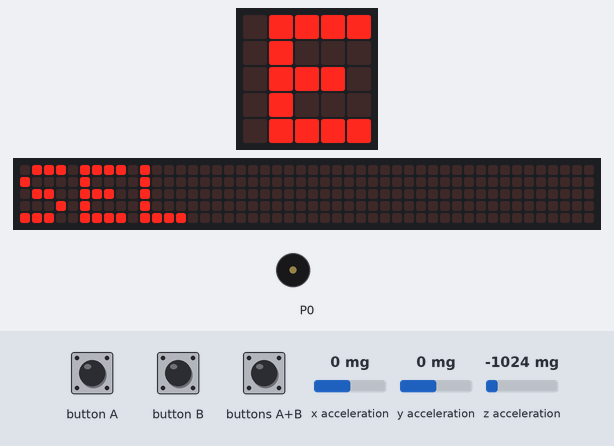
Bench run of a program on a simulated BBC micro:bit running MicroPython. Shown: the board's 5×5 LED display, a strip that is not on the board, showing the scrolling text unrolled, buzzer (waves = sounding). The inputs (shaded band) are chosen by the test bench; at power-on: x acceleration 0 mg, y acceleration 0 mg, z acceleration -1024 mg. The 48×5 strip is a reading aid, not a part: it shows the text the display is scrolling, unrolled, one strip-width of it at a time.

Above: at 1.27 s.
1.3 s: buttons A+B pressed for 3.2 s
At 4.3 s:
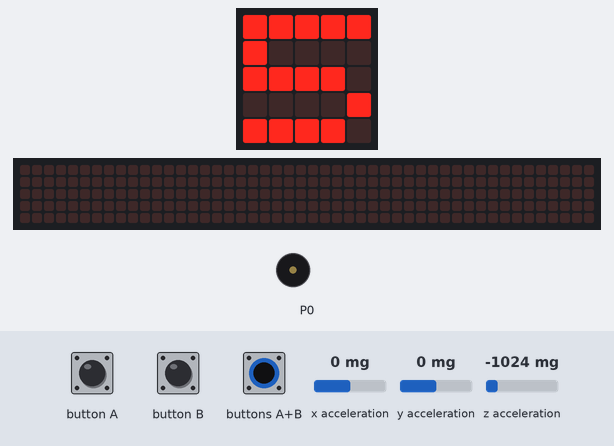
At 5.3 s:
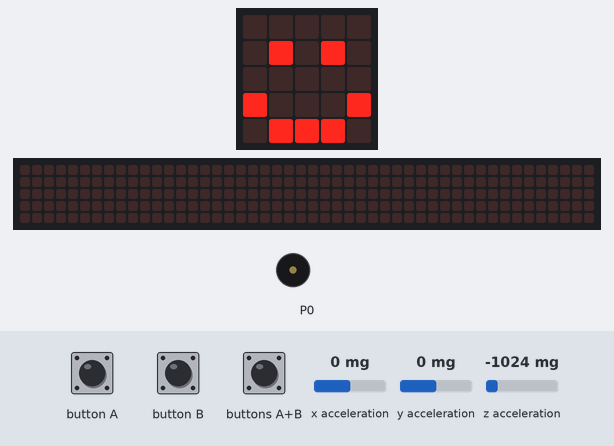
Timing chart, 0 to 14.3 s (numbered marks = the images above; inputs shaded):
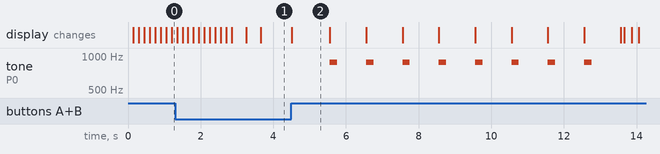

Measured:
- after the input at 1.3 s, tone on P0: alternates 880 Hz for 0.20 s and silent for 0.80 s, 16 changes in all, then stays silent, starting after 4.3 s
- what the display in image 2 shows lasts 1.1 s, from 4.5 s to 5.6 s

The program:

velocidadyaceleleracion.py
```python
# micro:bit v2 – Logger Acc/Vel + modelo v(t)=vmax(1−e^{-t/τ})
from microbit import *
import math, music, radio, utime

# ---------- PARÁMETROS ----------
SAMPLE_HZ   = 100
HPF_TAU     = 400          # ms para filtro IIR
RADIO_GROUP = 1
BEEP_FREQ   = 880
DURATIONS   = [5, 10, 20, 30, 40]         # s
DECIMATE    = 10          # guarda 1 de cada 10 muestras para el ajuste
# ---------------------------------

radio.config(group=RADIO_GROUP, power=7)

# ---------- FUNCIONES ----------
def auto_calibrate(n=100):
    sx = sy = sz = 0
    for _ in range(n):
        x, y, z = accelerometer.get_values()
        sx += x; sy += y; sz += z
        sleep(int(1000/SAMPLE_HZ))
    ox, oy, oz = sx/n, sy/n, sz/n
    gx, gy, gz = ox*0.00980665, oy*0.00980665, oz*0.00980665
    return ox, oy, oz, gx, gy, gz

def countdown(sec=8):
    for s in range(sec,0,-1):
        display.show(str(s%10))
        music.pitch(BEEP_FREQ,200)
        sleep(800)

def progress_led(elapsed,total):
    frac = elapsed/float(total)
    leds = int(25*frac+0.5)
    img = Image(5,5)
    for k in range(leds):
        img.set_pixel(k%5,k//5,9)
    display.show(img)

def fit_exponential(vel_samples):
    """Ajusta v(t)=vmax(1-exp(-t/tau)). Devuelve (vmax,tau)."""
    vmax = max(v for t,v in vel_samples) or 0.001
    sum_t2 = 0.0
    sum_t_ln = 0.0
    for t,v in vel_samples:
        if v>=vmax:          # evita log(0)
            continue
        r = 1.0 - v / vmax
        if r<=0:
            continue
        ln_r = math.log(r)
        sum_t2 += t*t
        sum_t_ln += t*ln_r
    if sum_t2 == 0:
        return vmax, 0.0
    slope = sum_t_ln / sum_t2   # ≈ -1/τ
    tau = -1.0/slope if slope!=0 else 0.0
    return vmax, tau

# ---------- BUCLE PRINCIPAL ----------
while True:
    # ===== MENÚ =====
    idx = 0
    display.scroll('SEL')
    display.show(str(DURATIONS[idx]))
    while True:
        if button_a.was_pressed():
            idx = (idx+1)%len(DURATIONS)  # adelante
            display.show(str(DURATIONS[idx]))
        if button_b.was_pressed():
            idx = (idx-1)%len(DURATIONS)  # atrás
            display.show(str(DURATIONS[idx]))
        if button_a.is_pressed() and button_b.is_pressed():  # A+B = OK
            run_sec = DURATIONS[idx]
            while button_a.is_pressed() or button_b.is_pressed():
                sleep(10)
            break
        sleep(50)

    # ===== CALIBRACIÓN Y CUENTA ATRÁS =====
    display.show(Image.HAPPY)
    off_x,off_y,off_z,gf_x,gf_y,gf_z = auto_calibrate()
    countdown(8)

    # ===== MEDICIÓN =====
    total_ms = run_sec*1000
    start_ms = utime.ticks_ms()
    last_ms  = start_ms
    prev_ax = prev_ay = prev_az = 0.0
    have_prev = False
    vx=vy=vz=0.0
    sum_a=sum_v=0.0
    samples=0
    vel_samples=[]   # para el ajuste
    while True:
        now_ms = utime.ticks_ms()
        elapsed = utime.ticks_diff(now_ms,start_ms)
        if elapsed >= total_ms:
            break
        dt_ms = utime.ticks_diff(now_ms,last_ms)
        last_ms = now_ms
        dt = dt_ms/1000.0
        if dt<=0:
            continue

        # Lectura y escala
        rx,ry,rz = accelerometer.get_values()
        ax = (rx-off_x)*0.00980665
        ay = (ry-off_y)*0.00980665
        az = (rz-off_z)*0.00980665

        # Filtro IIR de gravedad
        alpha = HPF_TAU/float(HPF_TAU+dt_ms)
        gf_x = alpha*gf_x + (1-alpha)*ax
        gf_y = alpha*gf_y + (1-alpha)*ay
        gf_z = alpha*gf_z + (1-alpha)*az
        ax_d = ax - gf_x
        ay_d = ay - gf_y
        az_d = az - gf_z

        # Aceleración mag.
        a_mag = math.sqrt(ax_d*ax_d + ay_d*ay_d + az_d*az_d)
        sum_a += a_mag

        # Integración trapezoidal para velocidad
        if have_prev:
            vx += (prev_ax+ax_d)*dt/2.0
            vy += (prev_ay+ay_d)*dt/2.0
            vz += (prev_az+az_d)*dt/2.0
        else:
            have_prev = True
        prev_ax,prev_ay,prev_az = ax_d,ay_d,az_d

        v_mag = math.sqrt(vx*vx + vy*vy + vz*vz)
        sum_v += v_mag
        if samples%DECIMATE==0:
            vel_samples.append((elapsed/1000.0, v_mag))

        samples += 1
        progress_led(elapsed,total_ms)
        sleep(max(0,int(1000/SAMPLE_HZ)-1))

    mean_a = sum_a/samples
    mean_v = sum_v/samples
    vmax,tau = fit_exponential(vel_samples)

    # ===== ENVÍO Y LOOP DE RESULTADOS =====
    radio.send("a:{:.3f},v:{:.3f},vm:{:.3f},t:{:.3f}".format(
               mean_a,mean_v,vmax,tau))

    while True:
        display.scroll("A {:.2f}".format(mean_a),wait=False,delay=80)
        sleep(400)
        display.scroll("V {:.2f}".format(mean_v),wait=False,delay=80)
        sleep(400)
        display.scroll("VM {:.2f}".format(vmax),wait=False,delay=80)
        sleep(400)
        display.scroll("T {:.2f}".format(tau),wait=False,delay=80)
        sleep(400)
        if button_b.was_pressed():        # volver al menú
            display.clear()
            break
```
